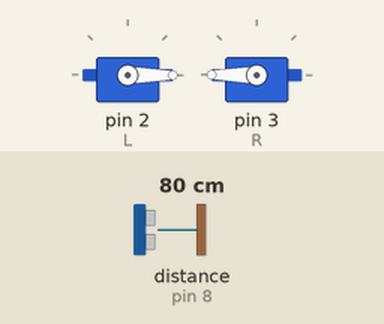
This sketch was run on a simulated Arduino Uno, built with avr-gcc and run on an emulated ATmega328P. Parts: 2 × servo. Wiring (inferred from the names in the program): ultrasonic range finder: trigger pin 7; echo pin 8. The test bench sets the inputs (shaded band); at power-on: distance to the obstacle (sensor on pin 8) 80 cm. The echo pulse lasts 58.3 µs per cm.

Above: at 1.3 s.
1.4 s: distance to the obstacle (sensor on pin 8) set to 12 cm
2.9 s: distance to the obstacle (sensor on pin 8) set to 9 cm
At 4.2 s:
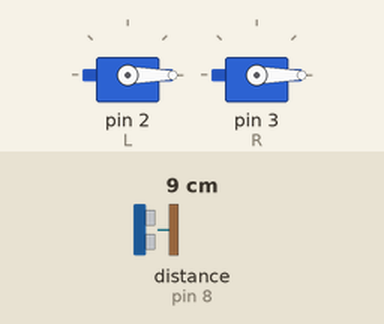
4.5 s: distance to the obstacle (sensor on pin 8) set to 18 cm
At 5.0 s:
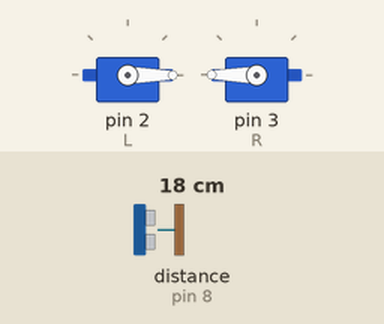
6.1 s: distance to the obstacle (sensor on pin 8) set to 2 cm
At 7.1 s:
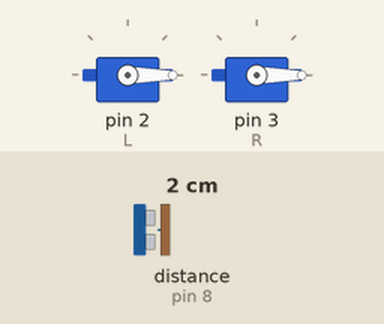
Timing chart, 0 to 8.7 s (numbered marks = the images above; inputs shaded):
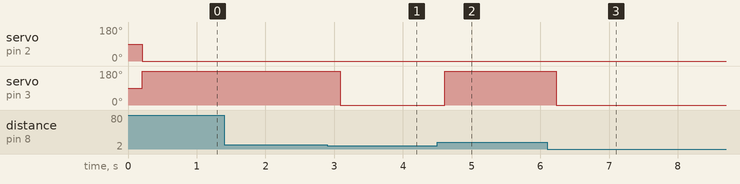

The sketch:

Robot.ino
```cpp
#include <Servo.h>
Servo R;
Servo L;
#define trigPin 7
#define echoPin 8

void setup() {
  L.attach(2);
  R.attach(3);
  pinMode(trigPin, OUTPUT);
  pinMode(echoPin, INPUT);
delay(100);
}

void loop() {
  long duration, distance;
  digitalWrite(trigPin, LOW);
  delayMicroseconds(2);
  digitalWrite(trigPin, HIGH);
  delayMicroseconds(20);
  digitalWrite(trigPin, LOW);
  duration = pulseIn(echoPin, HIGH);
  distance = (duration/2) / 29.1;
  delay(100);
  if (distance > 10){
   R.write(180);
   L.write(0);
  }
  if (distance < 10){
    R.write(0);
    L.write(0);
  }

}
```

Measured:
- the behaviour switches between 11 and 10 cm on distance to the obstacle (sensor on pin 8) (found by bisection; images 0 and 1)
- after the input at 1.4 s, every drawn part: stays the same
- after the input at 2.9 s, servo on pin 3 (R): 180° → 0° after 0.19 s
- after the input at 4.5 s, servo on pin 3 (R): 0° → 180° after 0.11 s
- after the input at 6.1 s, servo on pin 3 (R): 180° → 0° after 0.13 s
